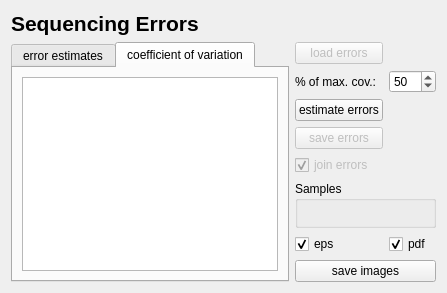
      <widget class="QWidget" name="estimatErrorPage">
       <layout class="QGridLayout" name="gridLayout">
        <item row="0" column="0">
         <widget class="QLabel" name="label_14">
          <property name="sizePolicy">
           <sizepolicy hsizetype="Preferred" vsizetype="Fixed">
            <horstretch>0</horstretch>
            <verstretch>0</verstretch>
           </sizepolicy>
          </property>
          <property name="font">
           <font>
            <pointsize>16</pointsize>
            <weight>75</weight>
            <bold>true</bold>
           </font>
          </property>
          <property name="cursor">
           <cursorShape>ArrowCursor</cursorShape>
          </property>
          <property name="text">
           <string>Sequencing Errors</string>
          </property>
         </widget>
        </item>
        <item row="1" column="0">
         <widget class="QTabWidget" name="errorTabWidget">
          <property name="currentIndex">
           <number>1</number>
          </property>
          <widget class="QWidget" name="errorEstimatesTab">
           <attribute name="title">
            <string notr="true">error estimates</string>
           </attribute>
           <layout class="QVBoxLayout" name="verticalLayout_2">
            <item>
             <widget class="QGraphicsView" name="errorEstimationGraphicsView">
              <property name="sizePolicy">
               <sizepolicy hsizetype="Expanding" vsizetype="Expanding">
                <horstretch>0</horstretch>
                <verstretch>0</verstretch>
               </sizepolicy>
              </property>
             </widget>
            </item>
           </layout>
          </widget>
          <widget class="QWidget" name="errorCoeffVarTab">
           <attribute name="title">
            <string>coefficient of variation</string>
           </attribute>
           <layout class="QVBoxLayout" name="verticalLayout_3">
            <item>
             <widget class="QGraphicsView" name="errorCoeffVarGraphicsView"/>
            </item>
           </layout>
          </widget>
         </widget>
        </item>
        <item row="1" column="1">
         <layout class="QGridLayout" name="gridLayout_4">
          <item row="5" column="0" colspan="2">
           <widget class="QGroupBox" name="sampleCheckBoxGroupBox">
            <property name="sizePolicy">
             <sizepolicy hsizetype="Minimum" vsizetype="Minimum">
              <horstretch>0</horstretch>
              <verstretch>0</verstretch>
             </sizepolicy>
            </property>
            <property name="title">
             <string>Samples</string>
            </property>
            <layout class="QVBoxLayout" name="verticalLayout_4"/>
           </widget>
          </item>
          <item row="1" column="0">
           <widget class="QLabel" name="label">
            <property name="sizePolicy">
             <sizepolicy hsizetype="Fixed" vsizetype="Preferred">
              <horstretch>0</horstretch>
              <verstretch>0</verstretch>
             </sizepolicy>
            </property>
            <property name="text">
             <string>% of max. cov.:</string>
            </property>
           </widget>
          </item>
          <item row="7" column="0" colspan="2">
           <widget class="QPushButton" name="saveErrorPlotPushButton">
            <property name="sizePolicy">
             <sizepolicy hsizetype="Minimum" vsizetype="Fixed">
              <horstretch>0</horstretch>
              <verstretch>0</verstretch>
             </sizepolicy>
            </property>
            <property name="text">
             <string>save images</string>
            </property>
           </widget>
          </item>
          <item row="4" column="0">
           <widget class="QCheckBox" name="joinErrorsCheckBox">
            <property name="enabled">
             <bool>false</bool>
            </property>
            <property name="text">
             <string>join errors</string>
            </property>
            <property name="checked">
             <bool>true</bool>
            </property>
           </widget>
          </item>
          <item row="3" column="0">
           <widget class="QPushButton" name="saveErrorsPushButton">
            <property name="enabled">
             <bool>false</bool>
            </property>
            <property name="sizePolicy">
             <sizepolicy hsizetype="Minimum" vsizetype="Fixed">
              <horstretch>0</horstretch>
              <verstretch>0</verstretch>
             </sizepolicy>
            </property>
            <property name="text">
             <string>save errors</string>
            </property>
           </widget>
          </item>
          <item row="0" column="0">
           <widget class="QPushButton" name="loadErrorPushButton">
            <property name="enabled">
             <bool>false</bool>
            </property>
            <property name="sizePolicy">
             <sizepolicy hsizetype="Minimum" vsizetype="Fixed">
              <horstretch>0</horstretch>
              <verstretch>0</verstretch>
             </sizepolicy>
            </property>
            <property name="text">
             <string>load errors</string>
            </property>
           </widget>
          </item>
          <item row="2" column="0">
           <widget class="QPushButton" name="estimateErrorPushButton">
            <property name="sizePolicy">
             <sizepolicy hsizetype="Minimum" vsizetype="Fixed">
              <horstretch>0</horstretch>
              <verstretch>0</verstretch>
             </sizepolicy>
            </property>
            <property name="text">
             <string>estimate errors</string>
            </property>
           </widget>
          </item>
          <item row="6" column="0">
           <widget class="QCheckBox" name="epsErrorCheckBox">
            <property name="text">
             <string>eps</string>
            </property>
            <property name="checked">
             <bool>true</bool>
            </property>
           </widget>
          </item>
          <item row="6" column="1">
           <widget class="QCheckBox" name="pdfErrorCheckBox">
            <property name="text">
             <string>pdf</string>
            </property>
            <property name="checked">
             <bool>true</bool>
            </property>
           </widget>
          </item>
          <item row="1" column="1">
           <widget class="QSpinBox" name="weightThrErrorSpinBox">
            <property name="sizePolicy">
             <sizepolicy hsizetype="Fixed" vsizetype="Fixed">
              <horstretch>0</horstretch>
              <verstretch>0</verstretch>
             </sizepolicy>
            </property>
            <property name="maximum">
             <number>100</number>
            </property>
            <property name="value">
             <number>50</number>
            </property>
           </widget>
          </item>
         </layout>
        </item>
       </layout>
      </widget>
